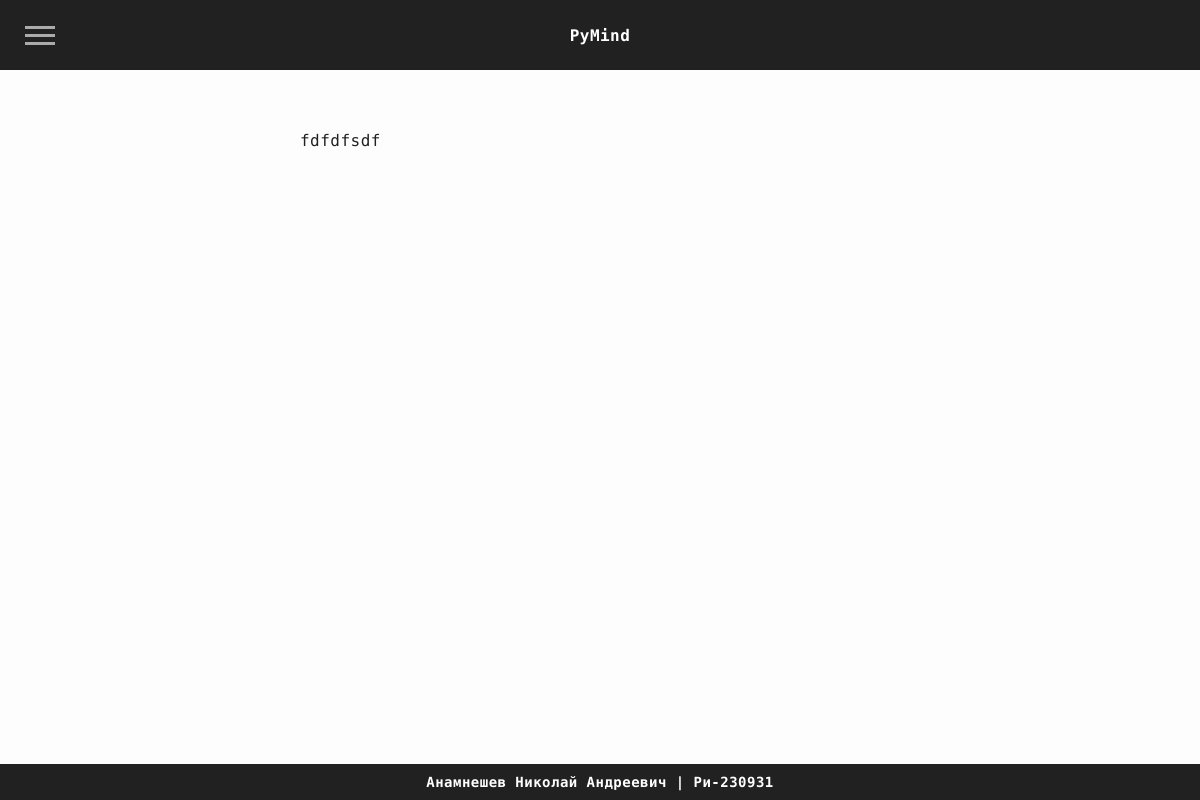
/statistics/, run on an earlier commit of the app's database.
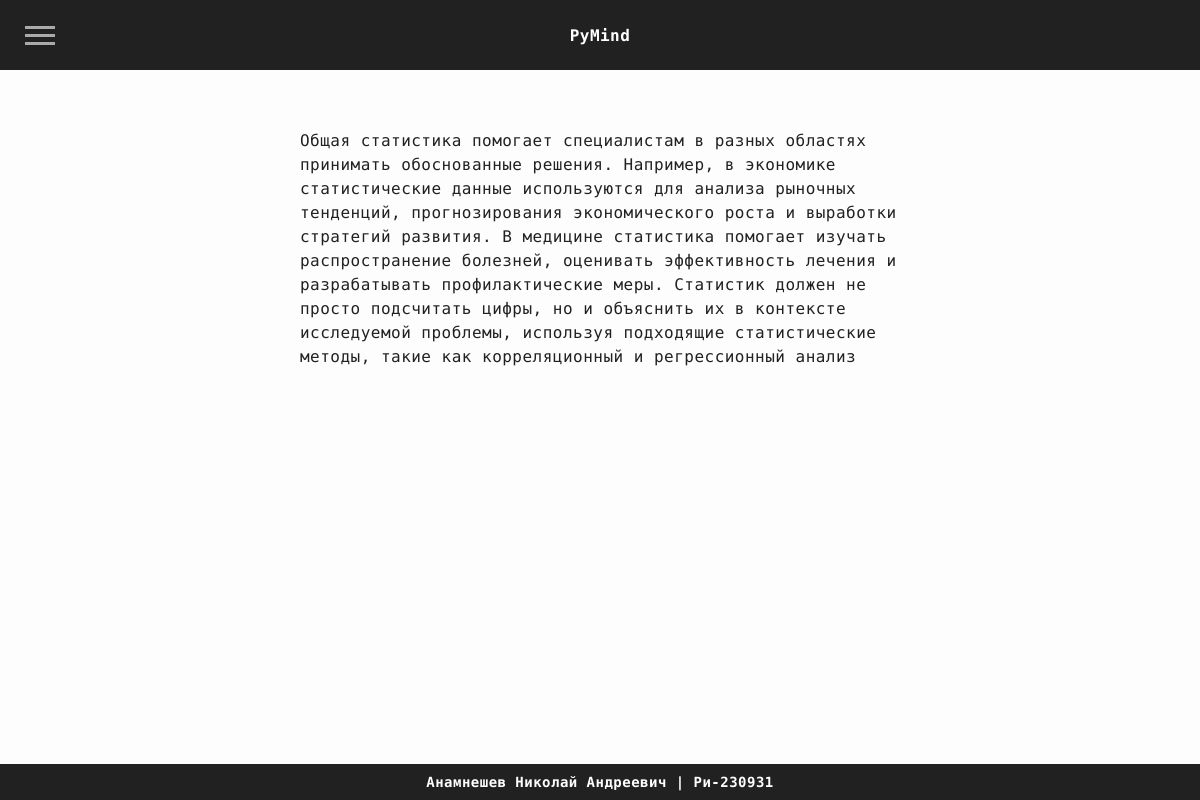
And on a later commit of the database.
### mainPython/models.py (models this page shows)
class Statistic(models.Model):
    title = models.CharField(max_length=200, verbose_name='Заголовок')
    content = models.TextField(verbose_name='Контент')

### mainPython/views.py (the view)
# urls.py: path('statistics/', views.general_statistics, name = 'generalStatistic'),
def general_statistics(request):
    return render(request, 'MainPython/general_terms.html', {'statistic': Statistic.objects.prefetch_related('tables').all()})

### mainPython/templates/mainPython/general_terms.html (shortened to what this page needs)
{% extends 'mainPython/layout.html' %}
{% load static %}
{% block contentPage %}
{% for stat in statistic %}
    <h2>{{ statistic.title }}</h2><br>
    <p>{{ stat.content|safe }}</p><br>
{% endfor %}
{% endblock %}

What changed in the data, as far as the page shows it:
removed Statistic: content "fdfdfsdf"
added Statistic: content "Общая статистика помогает специалистам в разных областях принимать обоснованные решения. Например, в экономике статистические данные используются для анализа рыночных тенденций, прогнозирования экономического роста и выработки стратегий развития. В медицине статистика помогает изучать распространение болезней, оценивать эффективность лечения и разрабатывать профилактические меры. Статистик должен не просто подсчитать цифры, но и объяснить их в контексте исследуемой проблемы, используя подходящие статистические методы, такие как корреляционный и регрессионный анализ"
